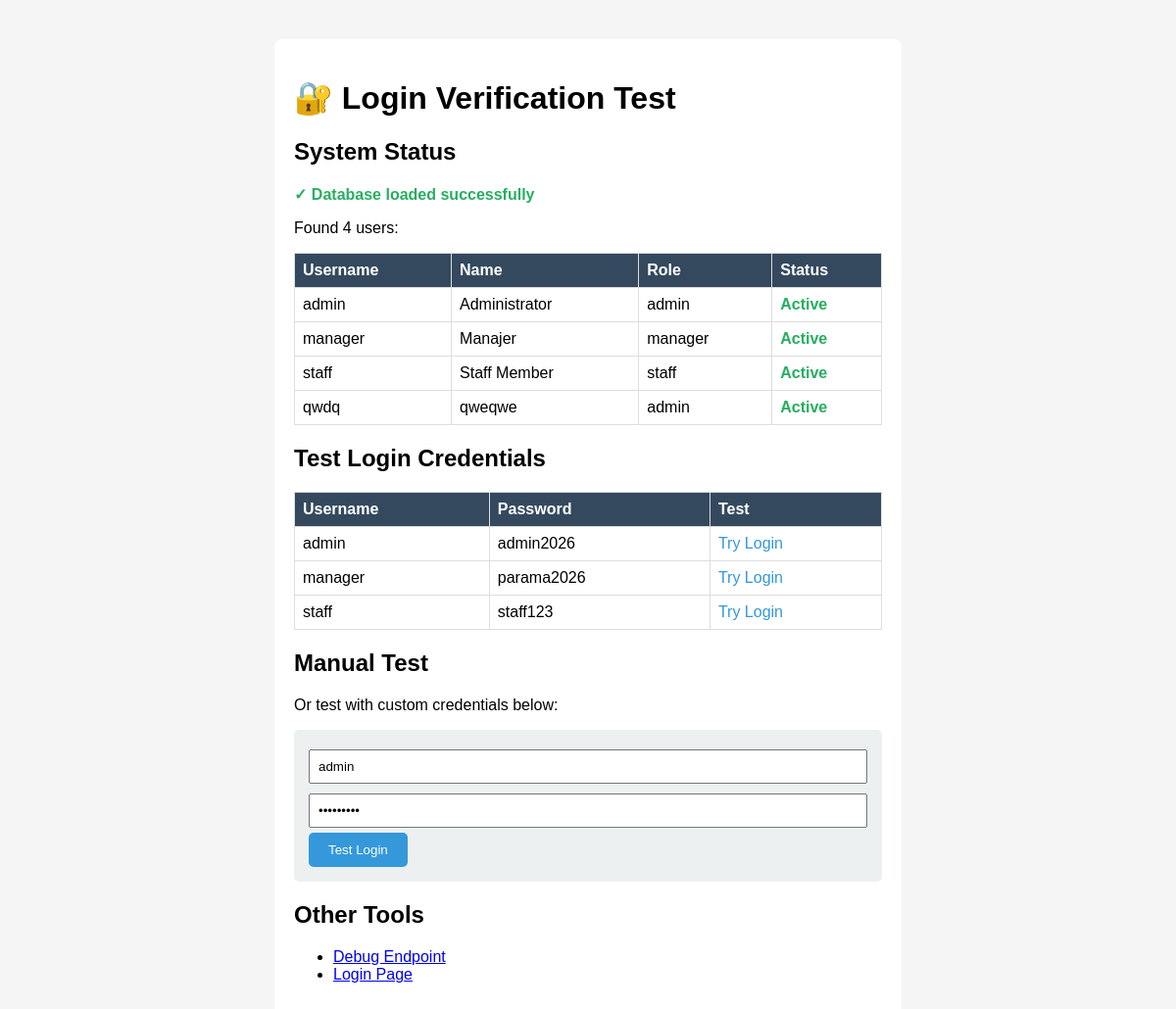
/test-login.php, run on the app's committed database.
### tables this page shows
CREATE TABLE `users` (
  `id` int(11) NOT NULL AUTO_INCREMENT,
  `username` varchar(50) NOT NULL,
  `password` varchar(255) NOT NULL,
  `name` varchar(100) NOT NULL,
  `position` varchar(100) DEFAULT NULL,
  `role_id` int(11) NOT NULL,
  `is_active` tinyint(1) DEFAULT 1,
  `created_at` timestamp NOT NULL DEFAULT current_timestamp(),
  PRIMARY KEY (`id`),
  UNIQUE KEY `username` (`username`),
  KEY `role_id` (`role_id`),
  CONSTRAINT `users_ibfk_1` FOREIGN KEY (`role_id`) REFERENCES `roles` (`id`)
);

CREATE TABLE `roles` (
  `id` int(11) NOT NULL AUTO_INCREMENT,
  `name` varchar(50) NOT NULL,
  `label` varchar(100) NOT NULL,
  `permissions` longtext NOT NULL CHECK (json_valid(`permissions`)),
  `created_at` timestamp NOT NULL DEFAULT current_timestamp(),
  PRIMARY KEY (`id`),
  UNIQUE KEY `name` (`name`)
);

### config/db.php (called while the page is built, shortened)
<?php
class MySQLDb {
    private $pdo;
    public function __construct($pdo) {
        $this->pdo = $pdo;
    }
    public function getAllUsers() {
        $stmt = $this->pdo->query(
            "SELECT u.id, u.username, u.name, u.position, u.role_id, u.is_active, u.created_at,
                    r.name as role, r.label as role_label
             FROM users u
             JOIN roles r ON r.id = u.role_id
             ORDER BY u.id"
        );
        $users = [];
        while ($row = $stmt->fetch(PDO::FETCH_ASSOC)) {
            $row['is_active'] = (bool)$row['is_active'];
            $users[] = $row;
        }
        return $users;
    }
}
function getDB() {
    return $GLOBALS['_db_instance'];
}

### test-login.php (the view, shortened to what this page needs)
<?php
require_once __DIR__ . '/config/db.php';
echo '<!DOCTYPE html>
<html lang="id">
<head>
    <meta charset="UTF-8">
    <meta name="viewport" content="width=device-width, initial-scale=1.0">
    <title>Login Test - Parama HPP</title>
    <style>
        body { font-family: Arial, sans-serif; margin: 40px; background: #f5f5f5; }
        .container { max-width: 600px; margin: 0 auto; background: white; padding: 20px; border-radius: 8px; }
        .section { margin-bottom: 20px; }
        .success { color: #27ae60; font-weight: bold; }
        .error { color: #e74c3c; font-weight: bold; }
        table { width: 100%; border-collapse: collapse; margin-top: 10px; }
        th, td { padding: 8px; text-align: left; border: 1px solid #ddd; }
        th { background: #34495e; color: white; }
        .test-form { background: #ecf0f1; padding: 15px; border-radius: 5px; margin-top: 10px; }
        input { padding: 8px; margin: 5px 0; width: 100%; box-sizing: border-box; }
        button { background: #3498db; color: white; padding: 10px 20px; border: none; border-radius: 5px; cursor: pointer; }
        button:hover { background: #2980b9; }
    </style>
</head>
<body>
    <div class="container">
        <h1>🔐 Login Verification Test</h1>
        <div class="section">
            <h2>System Status</h2>';
try {
    $db = getDB();
    echo '<p class="success">✓ Database loaded successfully</p>';
    $users = $db->getAllUsers();
    echo '<p>Found ' . count($users) . ' users:</p>';
    echo '<table>
            <tr>
                <th>Username</th>
                <th>Name</th>
                <th>Role</th>
                <th>Status</th>
            </tr>';
    foreach ($users as $user) {
        $status = $user['is_active'] ? '<span class="success">Active</span>' : '<span class="error">Inactive</span>';
        echo '<tr>
                <td>' . htmlspecialchars($user['username']) . '</td>
                <td>' . htmlspecialchars($user['name']) . '</td>
                <td>' . htmlspecialchars($user['role']) . '</td>
                <td>' . $status . '</td>
            </tr>';
    }
    echo '</table>';
} catch (Exception $e) {
    echo '<p class="error">✗ Error: ' . htmlspecialchars($e->getMessage()) . '</p>';
}
echo '</div>
        <div class="section">
            <h2>Test Login Credentials</h2>
            <table>
                <tr>
                    <th>Username</th>
                    <th>Password</th>
                    <th>Test</th>
                </tr>
                <tr>
                    <td>admin</td>
                    <td>admin2026</td>
                    <td><a href="/auth/login.php" style="color: #3498db; text-decoration: none;">Try Login</a></td>
                </tr>
                <tr>
                    <td>manager</td>
                    <td>parama2026</td>
                    <td><a href="/auth/login.php" style="color: #3498db; text-decoration: none;">Try Login</a></td>
                </tr>
                <tr>
                    <td>staff</td>
                    <td>staff123</td>
                    <td><a href="/auth/login.php" style="color: #3498db; text-decoration: none;">Try Login</a></td>
                </tr>
            </table>
        </div>
        <div class="section">
            <h2>Manual Test</h2>
            <p>Or test with custom credentials below:</p>';
echo '<form method="POST" class="test-form">
                <input type="text" name="username" placeholder="Username" value="admin" required>
                <input type="password" name="password" placeholder="Password" value="admin2026" required>
                <button type="submit">Test Login</button>
            </form>
        </div>
        <div class="section">
            <h2>Other Tools</h2>
            <ul>
                <li><a href="/api/debug.php">Debug Endpoint</a></li>
                <li><a href="/auth/login.php">Login Page</a></li>
            </ul>
        </div>
    </div>
</body>
</html>';
?>

### test-login.php (style rules this page uses)
body { font-family: Arial, sans-serif; margin: 40px; background: #f5f5f5; }
.container { max-width: 600px; margin: 0 auto; background: white; padding: 20px; border-radius: 8px; }
.section { margin-bottom: 20px; }
.success { color: #27ae60; font-weight: bold; }
table { width: 100%; border-collapse: collapse; margin-top: 10px; }
th, td { padding: 8px; text-align: left; border: 1px solid #ddd; }
th { background: #34495e; color: white; }
.test-form { background: #ecf0f1; padding: 15px; border-radius: 5px; margin-top: 10px; }
input { padding: 8px; margin: 5px 0; width: 100%; box-sizing: border-box; }
button { background: #3498db; color: white; padding: 10px 20px; border: none; border-radius: 5px; cursor: pointer; }

### data on the page
users: username "admin", name "Administrator", role.name "admin", is_active "Active"
users: username "manager", name "Manajer", role.name "manager", is_active "Active"
users: username "staff", name "Staff Member", role.name "staff", is_active "Active"
users: username "qwdq", name "qweqwe", role.name "admin", is_active "Active"

### other printed values
count($users) "4"
